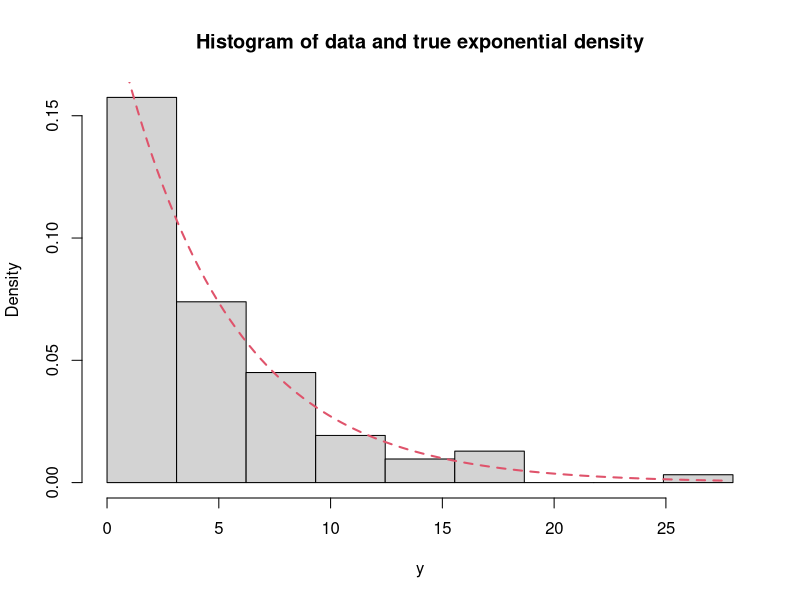
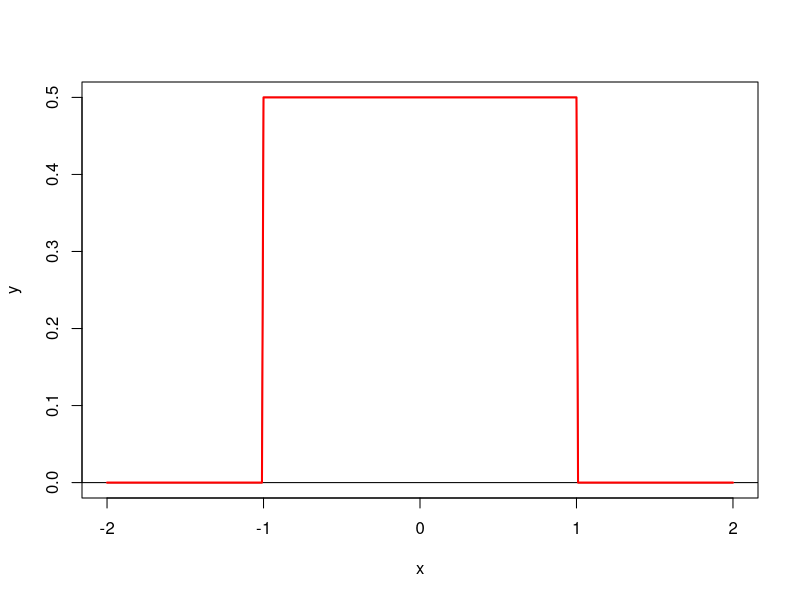
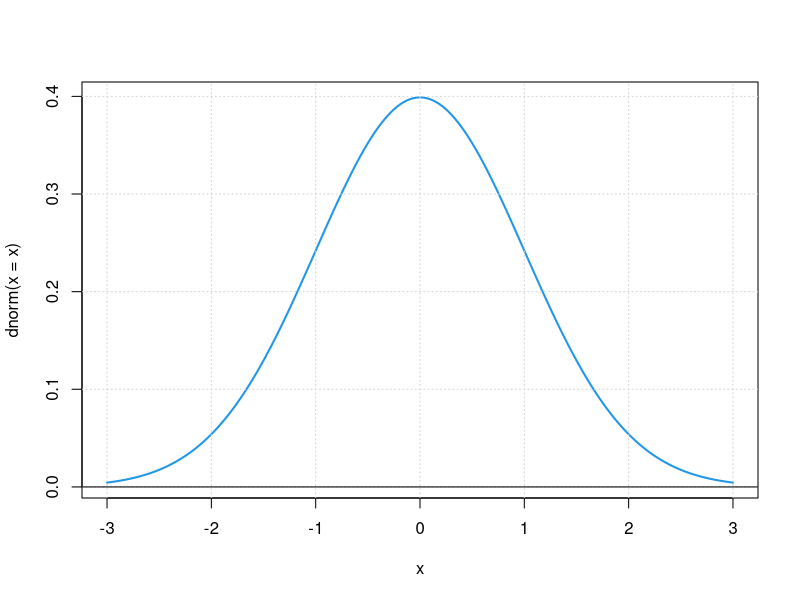

Generate these figures, in order, with R:
### Illustration of the exponential distribution

# Remove old variables:
rm(list=ls())

# Generate nobs data from the exponential distribution with rate lambda
# Make a histogram of the data and plot the true density on top
# Repeat the code below many times. 
# What happens when you set nobs to a large number?


nobs <- 100
lambda <- 0.2
y <- rexp(n=nobs,rate = lambda)
hist(y, prob = TRUE,breaks=seq(0,ceiling(max(y)*1.1),length.out=max(10,sqrt(nobs))),
     main="Histogram of data and true exponential density")
curve(dexp(x, rate = lambda), col = 2, lty = 2, lwd = 2, add = TRUE,xlim=c(0.001,max(y)*1.1))

# Expectation:
1/lambda
# Mean of the data:
mean(y)
# True variance:
1/lambda^2
# Sample variance (variance of the data):
var(y)
# Sample standard deviation (standard deviation of the data):
sd(y)






###--- Additional stuff ...

x <- seq( -2,2,.01)
n <- length(x)
y <- rep(0,n)
y[ x>=-1 & x <= 1 ] <- 0.5

plot( x=x, y=y, type='l'); abline(h=0)
# dunif produces the density in x
lines( x=x, y=dunif(x,min=-1,max=1), 
       col='red', lwd=2 )
# punif produces the probability F(x)=P(X<=x)
punif( q=0.5,min=-1,max=1)
# qunif calculates the quantile q so that p=F(q);
# Here: the number q that have prob. 0.75 
# to the left.
qunif( p=0.75,min=-1,max=1)

# Similar for other distributions in R; e.g.
# the normal distribution:
x <- seq( -3,3,.01)
plot(x=x,y=dnorm(x=x),type='l',lwd=2,col=4)
grid();abline(h=0)
pnorm(q=1.645); pnorm(q=1.96)
qnorm(p=0.95)
